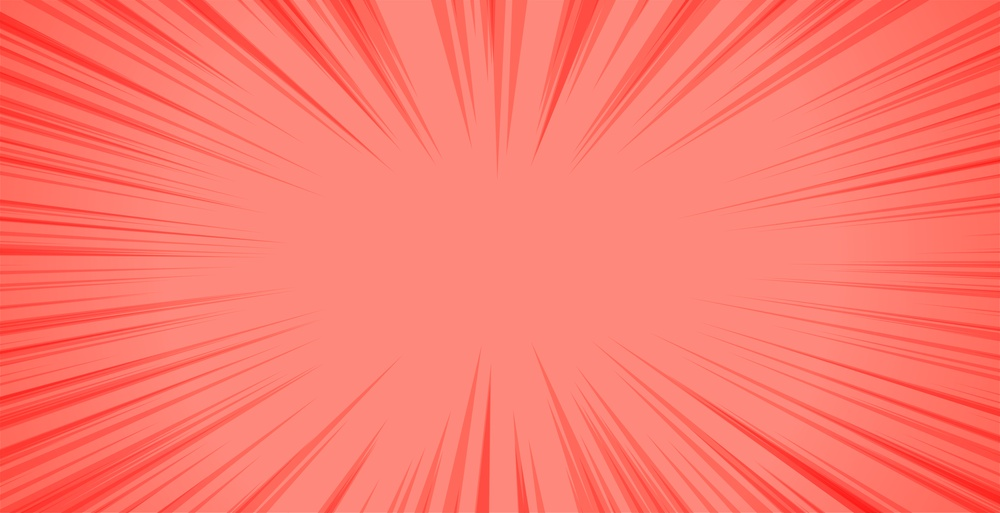
#> input picture ExamenesFinales/Programacion/Pregunta2/Imagenes/INTROFONDO.jpg, 1000 x 513 px, shrunk from 7801 x 4001 before the run; its folder holds only this picture in this run
$ python Pregunta2Completa.py
#> lines starting #> are read from the running program, lines starting #| are printed output that depends on the picture; after the words box and inside, x2 and y2 are one past the last pixel; in counts of white or black regions, pixels touching at a corner belong together
## importaciones necesarias para usar las funciones de la
## librería os (para manipular archivos y directorios)
## y PIL (para cargar y manipular imágenes).

import os
from PIL import Image

# Directorio con las imágenes originales
input_dir = r"./imagenes"

# Comprueba si el directorio de entrada existe
if os.path.exists(input_dir):
    print("El directorio de entrada existe.")
else:
    print("El directorio de entrada no existe.")

# Directorio de salida para las imágenes en blanco y negro
output_dir = r"./Convertidas"

# Comprueba si el directorio de salida existe
if os.path.exists(output_dir):
    print("El directorio de salida existe.")
else:
    print("El directorio de salida no existe.")

## Itera sobre todas las imágenes en el directorio de entrada y las convierte a blanco y negro
##os.walk(input_dir) es una función que itera sobre todas las subcarpetas,
##subdirectorios y archivos contenidos en el directorio de entrada input_dir.
##Devuelve tres valores: dirpath (la ruta completa del directorio actual), dirnames
##(una lista de los nombres de las subcarpetas)
##y filenames (una lista de los nombres de los archivos).

for dirpath, dirnames, filenames in os.walk(input_dir):

##for filename in filenames: itera sobre todos los nombres de los archivos en filenames.

    for filename in filenames:

#if filename.endswith(".jpg") or filename.endswith(".png"): verifica si el archivo tiene una extensión de imagen válida (en este caso, ".jpg" o ".png")

        if filename.endswith(".jpg") or filename.endswith(".png"):
            # Carga la imagen original
            img = Image.open(os.path.join(dirpath, filename))
#> img is the input picture: PIL image 1000x513 RGB; mean R, G, B 253.5, 120.9, 108.9

            # Verifica si la imagen ya se ha procesado
            if not filename.endswith("_bn.jpg") and not filename.endswith("_bn.png"):
                # Convierte la imagen a escala de grises
                gray = img.convert("L")
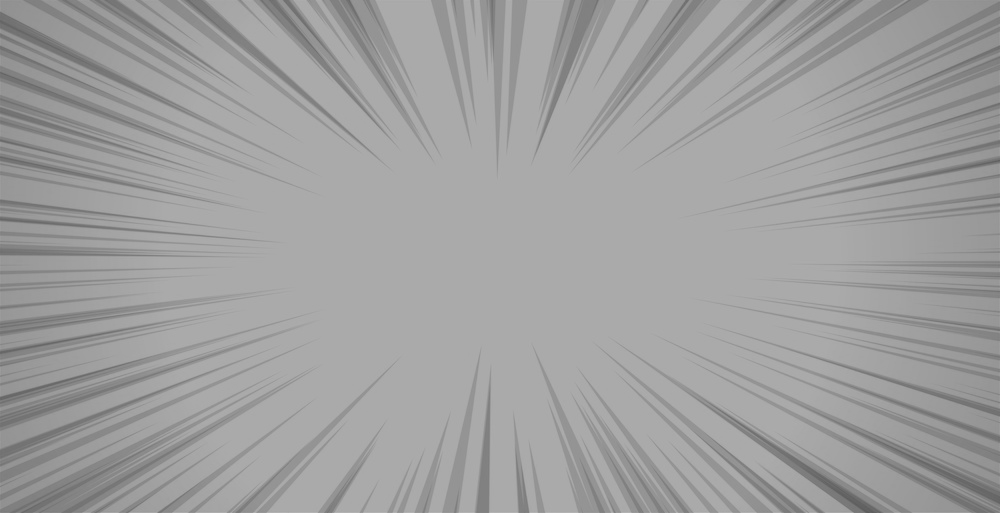
#> gray: PIL image 1000x513 L; min 91, max 180, mean 159.2
                # Crea una imagen nueva con solo dos colores: blanco y negro
                # Se establece el valor de umbral en 128, lo que significa que todos los píxeles con un valor inferior a 128 se convertirán en negro, y los que tengan un valor igual o superior a 128 se convertirán en blanco.
                bw = gray.point(lambda x: 0 if x < 128 else 255, '1')
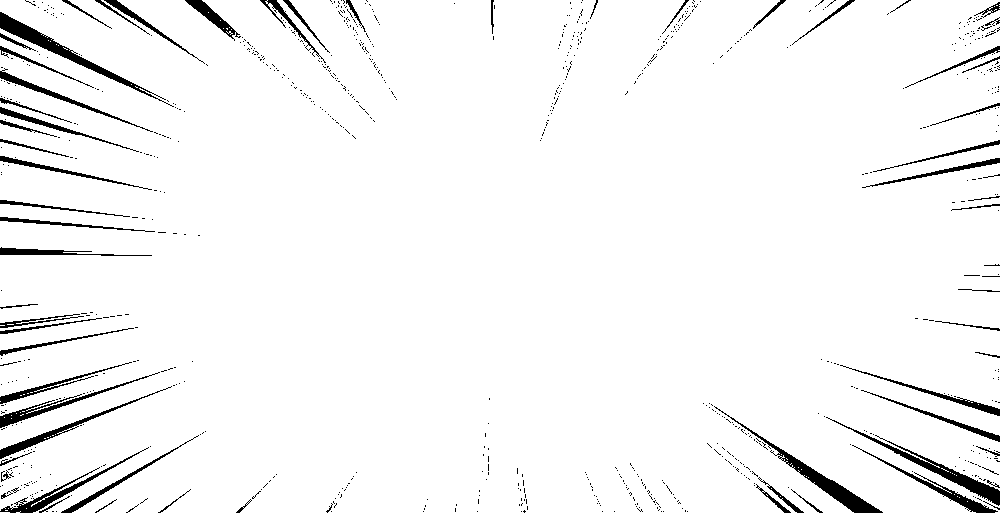
#> bw: PIL image 1000x513 1; 96% white; 885 black regions (820 under 20 px), largest, box (x1, y1, x2, y2) and area: (0, 12, 174, 107) 1555, (714, 406, 883, 513) 1516, (826, 417, 1000, 506) 1364
                # Guarda la imagen en el directorio de salida con el mismo nombre pero agregando "_bn" al final
                output_filename = os.path.basename(filename).split(".")[0] + "_bn." + os.path.basename(filename).split(".")[1]
                bw.save(os.path.join(output_dir, output_filename))

$ run again, on ExamenesFinales/Programacion/Pregunta2/Imagenes/planeta.png
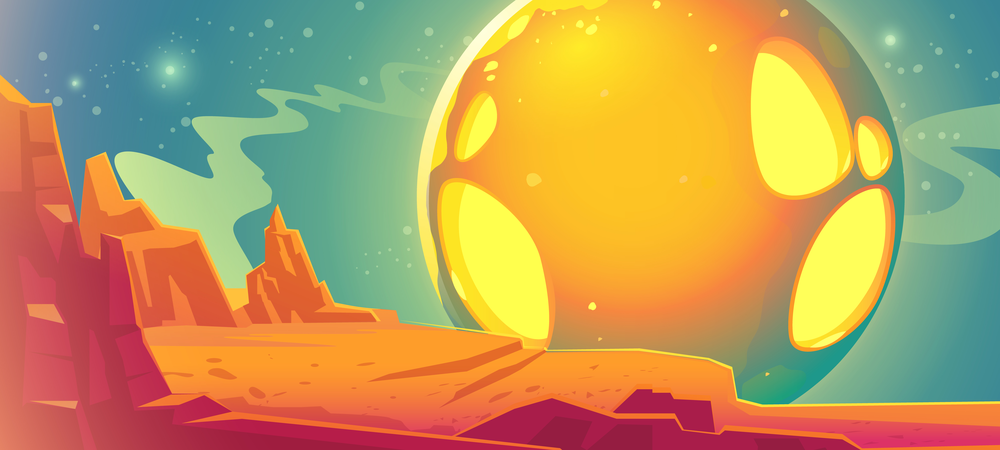
#> input picture ExamenesFinales/Programacion/Pregunta2/Imagenes/planeta.png, 1000 x 450 px, shrunk from 6500 x 2925 before the run
#> img is the input picture: PIL image 1000x450 RGB; mean R, G, B 186.3, 154.4, 92.6
#> `gray = img.convert("L")`:
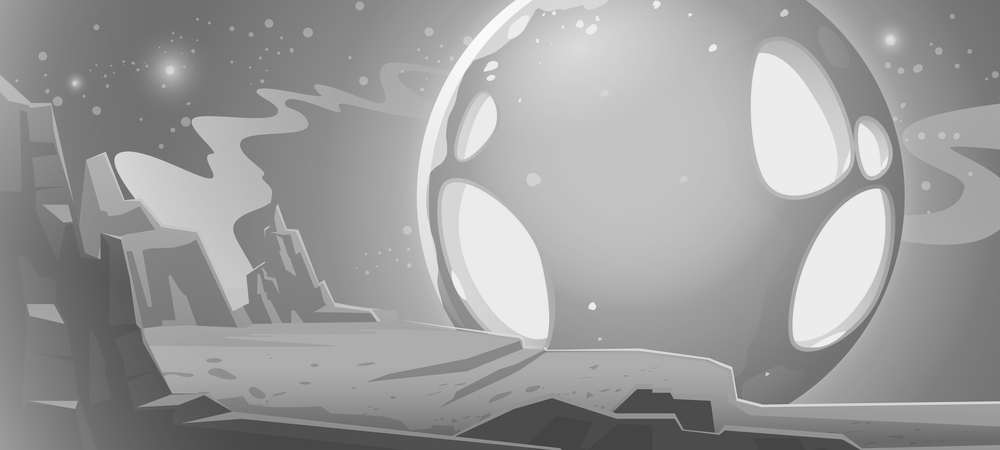
#> gray: PIL image 1000x450 L; min 63, max 252, mean 156.9
#> `bw = gray.point(lambda x: 0 if x < 128 else 255, '1')`:
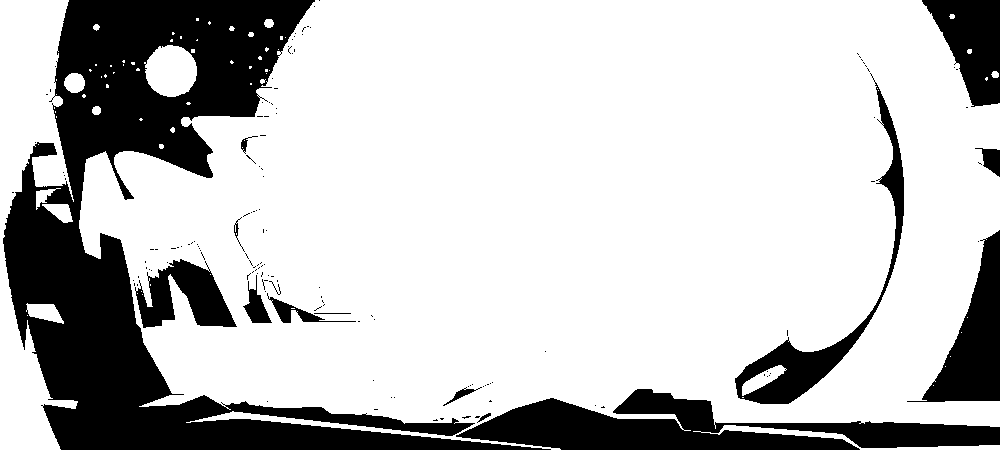
#> bw: PIL image 1000x450 1; 76% white; 146 black regions (131 under 20 px), largest, box (x1, y1, x2, y2) and area: (3, 0, 551, 450) 67790, (456, 389, 1000, 450) 16532, (907, 230, 1000, 402) 6524
